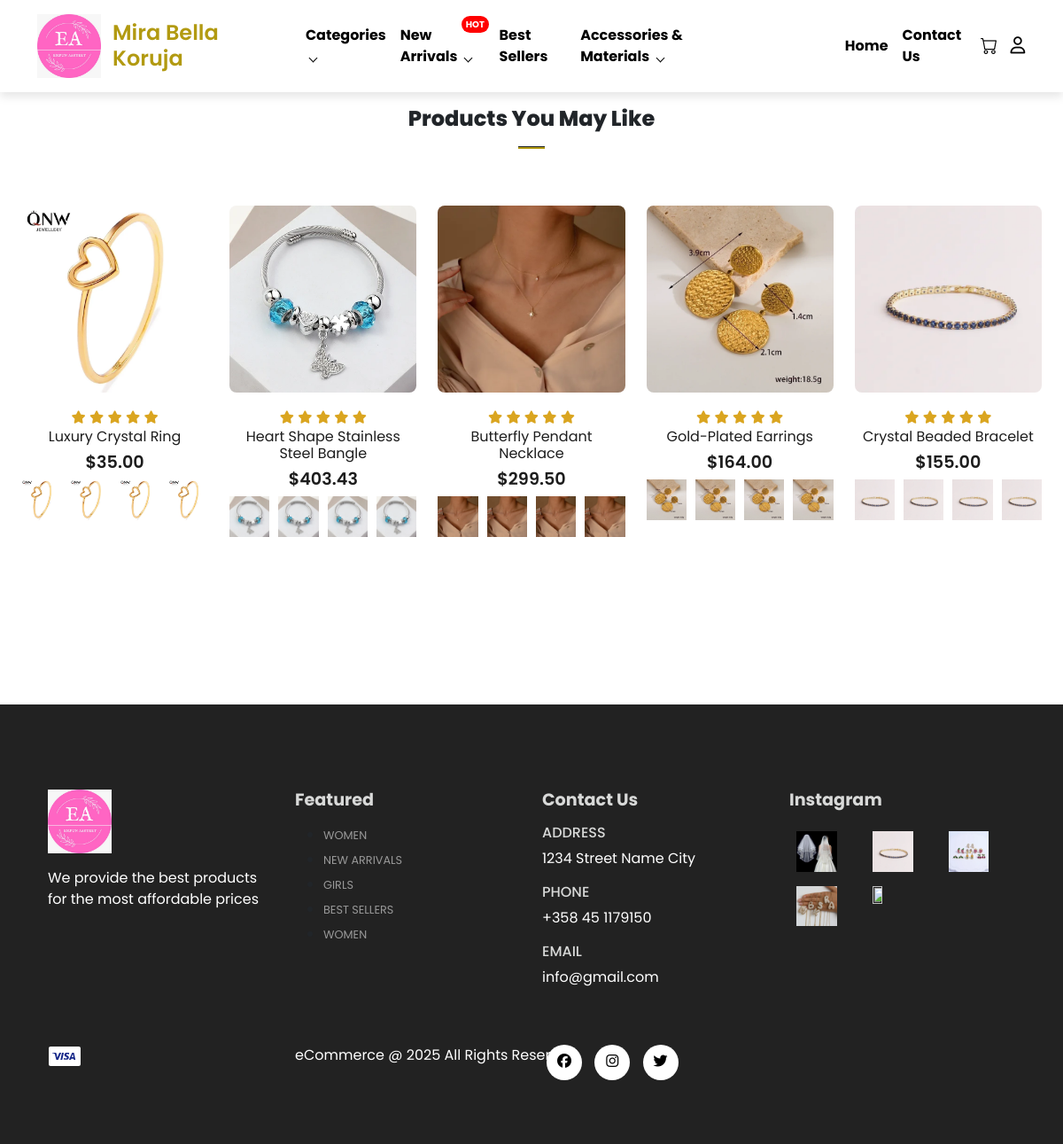
Before: / with the older database file.
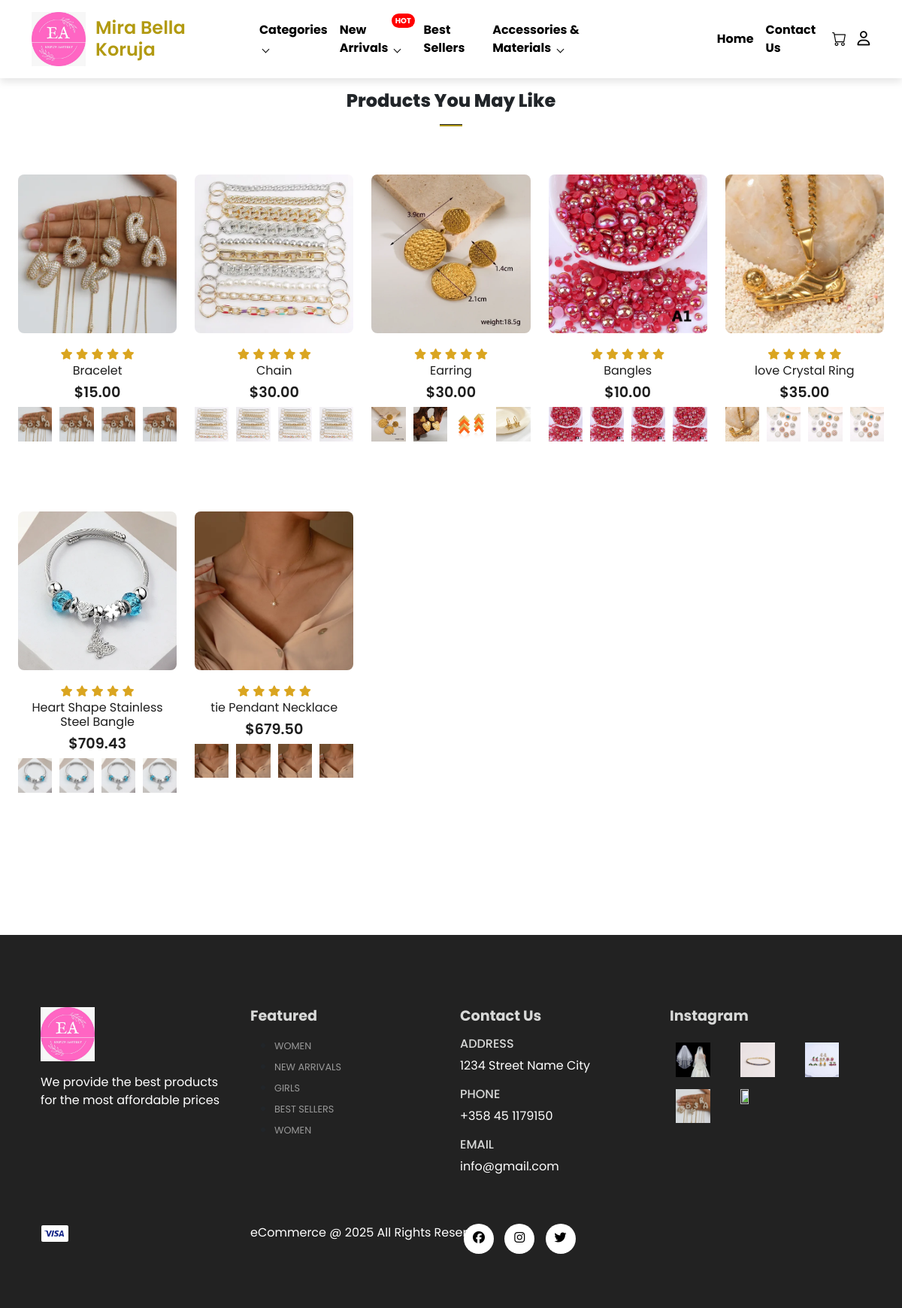
After: the same page with the newer database file.
### tables this page shows
CREATE TABLE `products` (
  `product_id` int(11) NOT NULL,
  `product_name` varchar(100) NOT NULL,
  `product_category` varchar(100) NOT NULL,
  `product_description` varchar(255) NOT NULL,
  `product_image` varchar(255) NOT NULL,
  `product_image2` varchar(255) NOT NULL,
  `product_image3` varchar(255) NOT NULL,
  `product_image4` varchar(255) NOT NULL,
  `product_image5` varchar(255) NOT NULL,
  `product_price` decimal(6,2) NOT NULL,
  `product_special_offer` int(2) NOT NULL,
  `product_color` varchar(100) NOT NULL
);

### server/get_featured_products.php (called while the page is built)
<?php
 include('connection.php');
 $stmt =  $conn->prepare("SELECT * FROM products ORDER BY product_id DESC  ");
 $stmt->execute();
 $featured_products =  $stmt->get_result();
?>

### index.php (the view, shortened to what this page needs)
<?php include('layouts/header.php')?>
    <section id="featured" class="my-5 pb-5">
       <div class="container text-center mt-5 py-5">
            <h3>Products You May Like</h3>
            <hr class="mx-auto">
       </div>
       <div class="row mx-auto container-fluid">
          <?php include('server/get_featured_products.php');  ?>
         <?php while($row=  $featured_products->fetch_assoc()){ ?>
          <div class="product text-center five-grid col-md-4 col-sm-6 col-6">
             <a href="<?php echo "single_product.php?product_id=" . $row['product_id'];?>">
                     <img class="img-fluid mb-3 rounded-3" src="assets/imgs/<?php echo $row['product_image']; ?>" id="mainImg" />
                  <div class="star">
                     <i class="fas fa-star"></i>
                     <i class="fas fa-star"></i>
                     <i class="fas fa-star"></i>
                     <i class="fas fa-star"></i>
                     <i class="fas fa-star"></i>
                  </div>
                  <h5 class="p-name"> <?php echo $row['product_name']; ?></h5>
                  <h4 class="p-price"> $<?php echo $row['product_price']; ?></h4>
            </a>
                     <div class="small-img-group">
                           <div class="small-img-col">
                              <img src="assets/imgs/<?php echo $row['product_image']; ?>" width="100%" class="small-img" alt="">
                           </div>
                           <div class="small-img-col">
                              <img src="assets/imgs/<?php echo $row['product_image2']; ?>" width="100%" class="small-img" alt="">
                           </div>
                           <div class="small-img-col">
                              <img src="assets/imgs/<?php echo $row['product_image3']; ?>" width="100%" class="small-img" alt="">
                           </div>
                           <div class="small-img-col">
                              <img src="assets/imgs/<?php echo $row['product_image4']; ?>" width="100%" class="small-img" alt="">
                           </div>
                     </div>
                                 <a href="<?php echo "single_product.php?product_id=" . $row['product_id'];?>"><button class="buy-btn"> Buy Now</button></a>
          </div>
          <?php } ?>
       </div>
    </section>
 <?php include('layouts/footer.php')?>

### layouts/header.php (shortened to what this page needs)
<!DOCTYPE html>
<html lang="en">
<head>
    <link rel="stylesheet" href="https://cdn.jsdelivr.net/npm/bootstrap@5.3.3/dist/css/bootstrap.min.css">
    <link rel="stylesheet" href="https://cdn.jsdelivr.net/npm/bootstrap-icons@1.11.1/font/bootstrap-icons.css">
    <link rel="stylesheet" href="assets/css/style.css">
    <link rel="stylesheet" href="assets/css/cart.css">
    <link rel="stylesheet" href="assets/css/single-product.css">
</head>
<body>
<nav class="navbar navbar-expand-lg bg-white py-2 fixed-top">
  <div class="container container-nav">
    <div class="d-flex align-items-center gap-2">
      <a class="nav-link" href="index.php">
            <img src="assets/imgs/Empun logo.jpg" class="logo" alt="">
      </a>
        <h2 class="brand">Mira Bella Koruja</h2>
    </div>
    <div class="collapse navbar-collapse" id="navbarContent">
      <ul class="nav-menu me-auto mb-2 mb-lg-0">
              <div class=" categories-div    ">
                    <li>
                      <a href="#">Categories <span class="arrow-down"></span></a>
                    </li>
                    <li>
                      <a href="#">New Arrivals <span class="arrow-down"></span> <span class="hot-badge">HOT</span></a>
                    </li>
                    <li><a href="bestsellers.php" >Best Sellers</a></li>
                    <li>
                      <a href="#">Accessories & Materials <span class="arrow-down"></span></a>
                    </li>
              </div>
              <div class=" categories-div    " >
                  <li>
                    <a class="nav-link" href="index.php">Home</a>
                  </li>
                  <li>
                    <a class=" nav-link" href="contact.php">Contact Us</a>
                  </li>
                    <li class="nav-item d-flex align-items-center gap-2">
                    <a href="cart.php">
                      <i class="bi bi-cart">
                      </i>
                    </a>
                    <a href="account.php"><i class="fa-solid fa-user"></i></a>
                  </li>
              </div>
      </ul>
    </div>
  </div>
</nav>

### layouts/footer.php (shortened to what this page needs)
     <footer class="mt-5 py-5">
          <div class="row container mx-auto pt-5">
               <div class=" footer-one col-lg-3 col-md-6 col-sm-12">
                    <img class="logo" src="assets/imgs/Empun logo.jpg" class="img-fluid" alt="">
                    <p class="pt-3"> We provide the best products for the most affordable prices</p>
               </div>
               <div class=" footer-one col-lg-3 col-md-6 col-sm-12">
                 <h5 class="pb-2">  Featured </h5>
                 <ul class="text-uppercase">
                    <li> <a href="">women</a></li>
                    <li> <a href="">new arrivals</a></li>
                    <li> <a href="">girls</a></li>
                    <li> <a href="">Best sellers</a></li>
                    <li> <a href="">women</a></li>
                 </ul>
               </div>
               <div class=" footer-one col-lg-3 col-md-6 col-sm-12">
                <h5 class="pb-2"> Contact Us</h5>
                  <div>
                    <h6 class="text-uppercase">  Address </h6>
                    <p>1234 Street Name City</p>
                  </div>
                  <div>
                    <h6 class="text-uppercase">  Phone </h6>
                    <p>+358 45 1179150</p>
                  </div>
                  <div>
                    <h6 class="text-uppercase">  Email </h6>
                    <p>info@gmail.com</p>
                  </div>
              </div>
              <div class=" footer-one col-lg-3 col-md-6 col-sm-12">
                 <h5 class="pb-2">Instagram</h5>
                 <div class="row">
                   <img  src="assets/imgs/clothes 1.webp" class="img-fluid w-25 h-100 m-2" alt="">
                   <img  src="assets/imgs/featured 1.webp " class="img-fluid w-25 h-100 m-2" alt="">
                   <img  src="assets/imgs/featured 2.webp" class="img-fluid w-25 h-100 m-2" alt="">
                   <img  src="assets/imgs/featured 3.webp" class="img-fluid w-25 h-100 m-2" alt="">
                   <img  src="assets/imgs/featured 4.webp" class="img-fluid w-25 h-100 m-2" alt="">
                 </div>
              </div>
          </div>
          <div class="copyright mt-5">
             <div class="row  container mx-auto">
                <div class="col-lg-3 col-md-6 col-sm-12 mb-4">
                    <img src="assets/imgs/visacard.svg" alt="">
                </div>
                <div class="col-lg-3 col-md-6 col-sm-12 mb-4 text-nowrap  mb-2 ">
                  <p>eCommerce @ 2025 All Rights Reserved</p>
                </div>
                <div class="col-lg-3 col-md-6 col-sm-12 mb-4">
                 <a href="#"><i class="fab fa-facebook"></i></a>
                 <a href="#"><i class="fab fa-instagram"></i></a>
                 <a href="#"><i class="fab fa-twitter"></i></a>
                </div>
             </div>
          </div>
      </footer>
</body>
</html>

### assets/css/style.css (style rules this page uses)
:root { --background-color: #1d1d1d; --background-light: #fff; --shadow-color: 0 5px 10px rgba(0,0,0,0.1); --primary-color: rgb(38, 0, 255); --text-color: rgb(178, 154, 17); --text-color-orange: #fb774b; --text-light: #D8D9D8; --font-size: 16px; --animation-speed: 1; }
* { margin: 0; padding: 0; box-sizing: border-box; }
body { font-family:'Poppins', sans-serif ; }
h2 { font-size: 1.8rem; font-weight: 600; }
h3 { font-size: 1.5rem; font-weight: 800; }
h4 { font-size: 1.2rem; font-weight: 600; }
h5 { font-size: 1rem; font-weight: 400; }
h6 { color: var(--text-light); }
.navbar { font-size: 16px; padding-top: 1rem !important; padding-bottom: 1rem !important; top: 0; left: 0; box-shadow: var(--shadow-color) ; }
.navbar .container-nav { display: flex; align-items: center; justify-content: space-between; gap: 13px; }
.logo { width: 72px; height: 72epx; }
.navbar .brand { color: var(--text-color); margin: 3px 5px; font-size: 1.5rem; }
.nav-menu { display: flex; gap: 8rem; align-items: center; font-family: 'Poppins', sans-serif ; font-weight: bold; }
.categories-div { display: flex; justify-content: space-between; gap: 1rem; align-items: center; }
.nav-menu li { position: relative; list-style: none; }
.nav-menu li a { text-decoration: none; color: #000; position: relative; }
.hot-badge { background: red; color: white; font-size: 10px; padding: 2px 5px; border-radius: 10px; position: absolute; top: -10px; right: -20px; }
.arrow-down { border: solid black; border-width: 0 1.5px 1.5px 0; display: inline-block; padding: 3px; margin-left: 5px; transform: rotate(45deg); }
.navbar i { font-size: 1.2rem; padding: 0 0.7px; font-weight: 500; margin-left: 5px; cursor: pointer; transition: 0.4s ease; display: flex; }
.product { cursor: pointer; margin-bottom: 3rem; }
.product img { transition: .3s all; }
.product a { text-decoration: none; color: var(--background-color); }
hr { width: 30px; height: 3px !important; opacity: 1 !important; background-color:var(--text-color); }
.star i { font-size: 0.9rem; color: goldenrod; }
footer { background-color:#222222 ; }
footer h5 { color:var(--text-light) ; font-weight: 700; font-size: 1.2rem; }
footer li { padding-bottom: 4px ; }
footer li a { font-size: 0.8rem ; color: #999; text-decoration: none ; }
footer .copyright a { color: #000 ; height: 40px; width: 40px; background-color: var(--background-light); display: inline-block; border-radius: 50%; text-align: center; line-height: 38px; transition: 0.3s ease; margin: 0 5px; }
footer p { color: var(--background-light) ; }
footer .copyright img { width: ; }
@media (min-width: 992px) { .five-grid { max-width: 20%; } }

### assets/css/cart.css (style rules this page uses)
:root { --background-color: #1d1d1d; --background-light: #fff; --shadow-color: 0 5px 10px rgba(0,0,0,0.1); --primary-color: rgb(38, 0, 255); --text-color: rgb(178, 154, 17); --text-color-orange: #fb774b; --text-light: #D8D9D8; --font-size: 16px; --animation-speed: 1; }
body { overflow-x: hidden; }

### assets/css/single-product.css (style rules this page uses)
:root { --background-color: #1d1d1d; --background-light: #fff; --shadow-color: 0 5px 10px rgba(0,0,0,0.1); --primary-color: rgb(38, 0, 255); --text-color: rgb(178, 154, 17); --text-color-orange: #fb774b; --text-light: #D8D9D8; --font-size: 16px; --animation-speed: 1; }
.small-img-group { display: flex; justify-content: space-between; gap: 10px; }
.small-img-col { flex-basis:25%; cursor: pointer; }

Changed rows visible on the page:
removed products: product_image (picture), product_name "Gold-Plated Earrings", product_price "164.00", product_image2 (picture), product_image3 (picture), product_image4 (picture)
removed products: product_image (picture), product_name "Crystal Beaded Bracelet", product_price "155.00", product_image2 (picture), product_image3 (picture), product_image4 (picture)
added products: product_image (picture), product_name "Bracelet", product_price "15.00", product_image2 (picture), product_image3 (picture), product_image4 (picture)
added products: shows a picture, product_name "Chain", product_price "30.00"
added products: product_name "Earring", product_price "30.00", shows a picture
added products: product_image (picture), product_name "Bangles", product_price "10.00", product_image2 (picture), product_image3 (picture), product_image4 (picture)
changed products: product_image: a different picture; product_name "Luxury Crystal Ring" → "love Crystal Ring"; product_image2: a different picture; product_image3: a different picture; product_image4: a different picture
changed products "Heart Shape Stainless Steel Bangle": product_price "403.43" → "709.43"
changed products: product_name "Butterfly Pendant Necklace" → "tie Pendant Necklace"; product_price "299.50" → "679.50"
